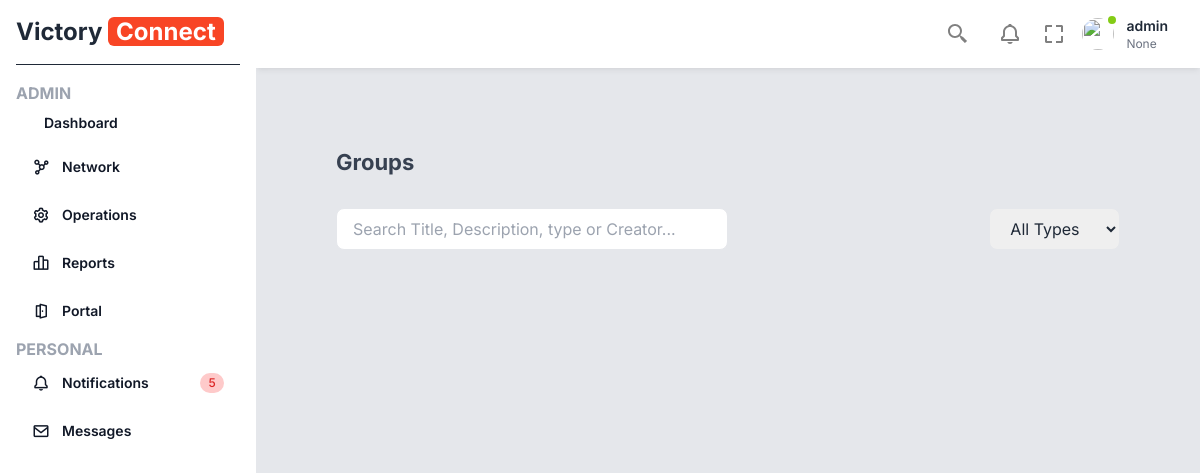
Before: /groups/ (signed in) with the older database file.
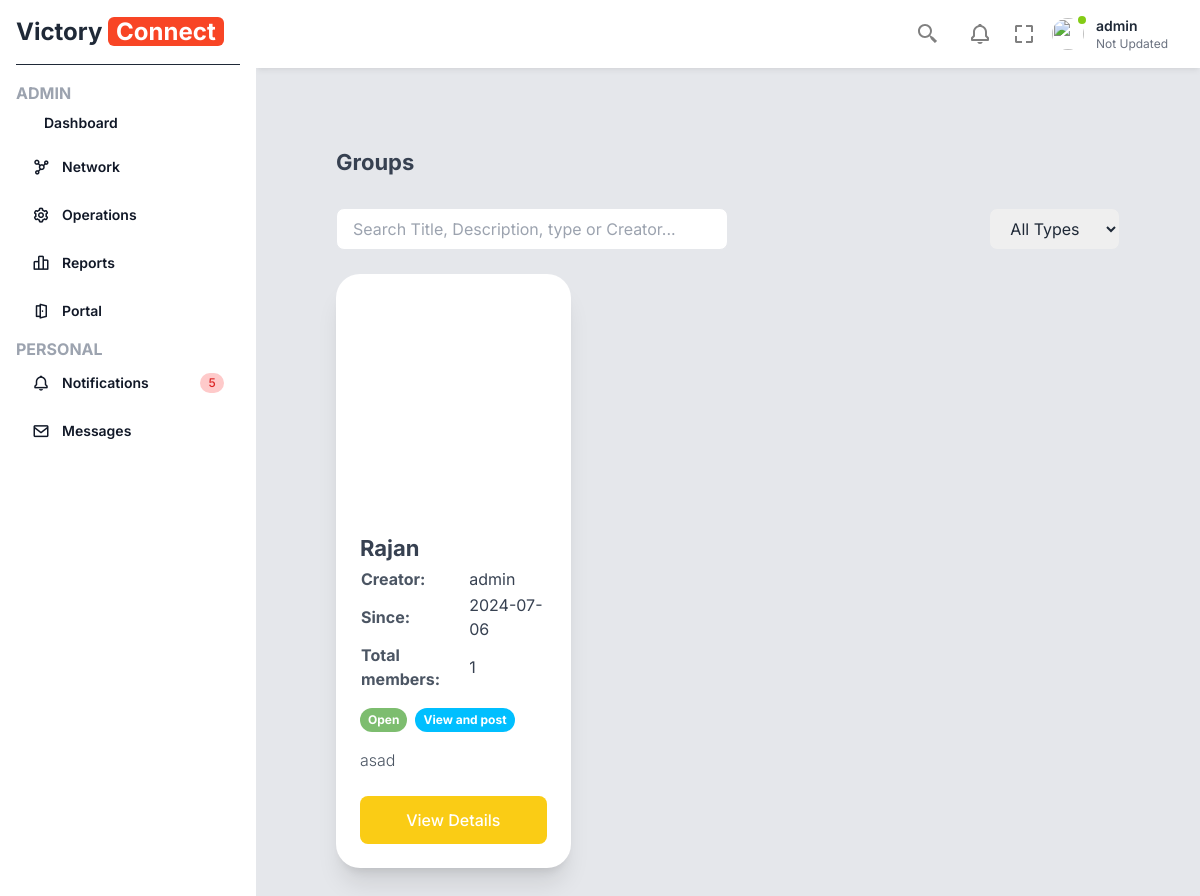
After: the same page with the newer database file.
### base/models.py (models this page shows, shortened)
class MainProfile(models.Model):
    TITLE_CHOICES = [
        ('Mr.', 'Mr.'),
        ('Mrs.', 'Mrs.'),
        ('Miss', 'Miss'),
        ('Ms.', 'Ms.'),
        ('Dr.', 'Dr.'),
    ]
    GENDER_CHOICES = [
        ('Male', 'Male'),
        ('Female', 'Female'),
    ]
    MEMBERSHIP_STATUS_CHOICES = [
        ('Active', 'Active'),
        ('Not Active', 'Not Active'),
    ]
    uuid = models.UUIDField(default=uuid.uuid4, editable=False, unique=True)
    user = models.OneToOneField(User, on_delete=models.CASCADE)
    title = models.CharField(max_length=5, choices=TITLE_CHOICES, blank=True, null=True)
    first_name = models.CharField(max_length=100, blank=True, null=True)
    last_name = models.CharField(max_length=100, blank=True, null=True)
    suffix = models.CharField(max_length=100, blank=True, null=True)
    display_name = models.CharField(max_length=100, blank=True, null=True)
    gender = models.CharField(max_length=6, choices=GENDER_CHOICES)
    company_name = models.CharField(max_length=255, blank=True, null=True)
    product_service_description = models.CharField(max_length=255, blank=True, null=True)
    gst_registered_state = models.CharField(max_length=100, blank=True, null=True)
    gst_identification_number_or_pan = models.CharField(max_length=255, blank=True, null=True)
    industry = models.CharField(max_length=255, blank=True, null=True)
    classification = models.CharField(max_length=255, blank=True, null=True)
    requested_speciality = models.CharField(max_length=255, blank=True, null=True)
    membership_status = models.CharField(max_length=11, choices=MEMBERSHIP_STATUS_CHOICES)
    RenewalDueDate = models.CharField(max_length=255, blank=True, null=True)
    Chapter = models.ForeignKey('ChapterName', related_name='members', on_delete=models.SET_NULL, blank=True, null=True)
    my_business = models.TextField(blank=True, null=True)
    keywords = models.CharField(max_length=255, blank=True, null=True)

class Group(models.Model):
    OPEN = 'Open'
    INVITE_ONLY = 'Invite Only'
    VIEW_AND_POST = 'View and post'
    GROUP_TYPES = [
        (OPEN, 'Open'),
        (INVITE_ONLY, 'Invite Only'),
    ]
    ACCESS_TYPES = [
        (VIEW_AND_POST, 'View and post'),
    ]
    id = models.UUIDField(primary_key=True, default=uuid.uuid4, editable=False)
    creator = models.ForeignKey(User, on_delete=models.CASCADE)
    name = models.CharField(max_length=255)
    group_type = models.CharField(max_length=20, choices=GROUP_TYPES)
    access_type = models.CharField(max_length=20, choices=ACCESS_TYPES)
    language = models.CharField(max_length=100)  # This can be changed to a choice field if you have a predefined list of languages
    logo = models.ImageField(upload_to='group_logos/', blank=True, null=True)
    description = models.TextField(blank=True, null=True)
    group_counts = models.PositiveIntegerField(default=0)
    lastupdateddate = models.DateTimeField(default=timezone.now)
    members = models.ManyToManyField(User, related_name='joined_groups', blank=True)
    class Meta:
        verbose_name = 'Group'
        verbose_name_plural = 'Groups'

### base/views/GroupCURD.py (the view)
# urls.py: path('groups/', list_groups, name='list_groups'),
@login_required
def list_groups(request):
    user = request.user
    groups = Group.objects.filter(
        Q(group_type="Open") | Q(creator=user) | Q(members=user)
    ).distinct()
    return render(request, 'Group/listGroup.html', {'groups': groups})

### base/views/common.py (called while the page is built, shortened)
def common_data(request):
    context = {}
    if request.user.is_authenticated:
        current_user = request.user
        usr_name = current_user.username
        profile = MainProfile.objects.get(user=current_user)
        unseen_messages = oneToOneMessage.objects.filter(receiver=current_user, seen=False)
        unseen_messages_count = unseen_messages.count()
        unseen_messages_list = []
        context.update({
            'usr_profile': profile,
            'usr_name': usr_name,
            'unseen_messages_count': unseen_messages_count,
            'unseen_messages': unseen_messages_list,
        })
    else:
        context.update({
            'usr_name': "No name",
            'unseen_messages_count': 0,
            'unseen_messages': [],
        })
    return context

### templates/Group/listGroup.html (shortened to what this page needs)
{% extends "base.html" %}
{% load static %}
{% block content %}
<div class="container mx-auto p-10 md:p-20 antialiased">
    <p class="font-bold text-gray-700 text-[22px] leading-7 mb-8">Groups</p>
    <div class="flex flex-wrap mb-6">
        <div class="w-full md:w-1/2 mb-4 md:mb-0">
            <input type="text" id="searchInput" placeholder="Search Title, Description, type or Creator..." class="w-[100%] px-4 py-2 border rounded-lg focus:outline-none focus:ring-2 focus:ring-teal-300">
        </div>
        <div class="w-full md:w-1/2 flex justify-end">
            <select id="filterSelect" class="w-full md:w-1/3 px-4 py-2 border rounded-lg focus:outline-none focus:ring-2 focus:ring-teal-300">
                <option value="all">All Types</option>
            </select>
        </div>
    </div>
    <div class="grid grid-cols-1 md:grid-cols-2 lg:grid-cols-3 gap-10" id="groupContainer">
        {% for group in groups %}
        <div class="flex flex-col justify-center group-card" data-name="{{ group.name }}" data-type="{{ group.group_type }}" data-creator="{{ group.creator.username }}" data-description="{{ group.description }}">
            <div class="w-full max-w-md mx-auto bg-white rounded-3xl shadow-xl overflow-hidden">
                <div class="max-w-md mx-auto">
                    <div class="h-[236px]" style="background-image:url({{ group.logo.url }}); background-size:cover; background-position:center"></div>
                    <div class="p-4 sm:p-6">
                        <p class="font-bold text-gray-700 text-[22px] leading-7 mb-1">{{ group.name }}</p>
                        <table class="w-full mb-4">
                            <tr>
                                <td class="font-bold text-gray-600">Creator:</td>
                                <td class="text-gray-700">{{ group.creator.username }}</td>
                            </tr>
                            <tr>
                                <td class="font-bold text-gray-600">Since:</td>
                                <td class="text-gray-700">{{ group.lastupdateddate|date:"Y-m-d" }}</td>
                            </tr>
                            <tr>
                                <td class="font-bold text-gray-600">Total members:</td>
                                <td class="text-gray-700">{{ group.group_counts }}</td>
                            </tr>
                        </table>
                        <div class="flex flex-row items-center gap-2 mb-4">
                            <span class="text-white text-xs font-bold py-1 px-2 rounded-full" style="background-color: #7dbd6f;">{{ group.group_type }}</span>
                            <span class="text-white text-xs font-bold py-1 px-2 rounded-full" style="background-color: #00bfff;">{{ group.access_type }}</span>
                        </div>
                        <p class="text-gray-600 font-light mb-6">{{ group.description }}</p>
                        <a href="" class="block w-full px-4 py-3 font-medium text-center text-white transition-colors duration-300 transform bg-yellow-400 rounded-lg hover:bg-yellow-500 focus:outline-none focus:ring focus:ring-teal-300 focus:ring-opacity-80">
                            View Details
                        </a>
                    </div>
                </div>
            </div>
        </div>
        {% endfor %}
    </div>
</div>
{% endblock %}

### templates/base.html (shortened to what the changed rows need)
<!DOCTYPE html>
<html lang="en">
<head>
    <link href="https://fonts.bunny.net/css?family=figtree:400,500,600&display=swap" rel="stylesheet" />
    <link href='https://unpkg.com/boxicons@2.1.4/css/boxicons.min.css' rel='stylesheet'>
    <link href="https://cdn.jsdelivr.net/npm/remixicon@3.5.0/fonts/remixicon.css" rel="stylesheet">
    <script src="https://cdn.tailwindcss.com"></script>
     <link href="https://cdn.jsdelivr.net/npm/tailwindcss@2.2.19/dist/tailwind.min.css" rel="stylesheet">
     <link href="https://cdn.jsdelivr.net/npm/select2@4.1.0-rc.0/dist/css/select2.min.css" rel="stylesheet" />
     <link rel="stylesheet" href="https://cdnjs.cloudflare.com/ajax/libs/dropzone/5.9.3/dropzone.min.css">
</head>
<body class="text-gray-800 font-inter">
    <div class="fixed left-0 top-0 w-64 h-full bg-white p-4 z-50 sidebar-menu transition-transform">
        <a href="#" class="flex items-center pb-4 border-b border-b-gray-800">
            <h2 class="font-bold text-2xl">Victory <span class="bg-[#f84525] text-white px-2 rounded-md">Connect</span></h2>
        </a>
    </div>
    <main class="w-full md:w-[calc(100%-256px)] md:ml-64 bg-gray-200 min-h-screen transition-all main">
        <div class="py-2 px-6 bg-white flex items-center shadow-md shadow-black/5 sticky top-0 left-0 z-30">
            <ul class="ml-auto flex items-center">
                <li class="dropdown ml-3">
                    <button type="button" class="dropdown-toggle flex items-center">
                        <div class="p-2 md:block text-left">
                            <h2 class="text-sm font-semibold text-gray-800">{{ usr_name }}</h2>
                            <p class="text-xs text-gray-500">{{ usr_profile.display_name }}</p>
                        </div>
                    </button>
                </li>
            </ul>
        </div>
        {% block content %}
        {% endblock %}
    </main>
</body>
</html>

Changed rows visible on the page:
changed MainProfile: display_name "None" → "Not Updated"
added Group: name "Rajan", creator.username "admin", lastupdateddate "2024-07-06", group_counts "1", group_type "Open", access_type "View and post", description "asad"
